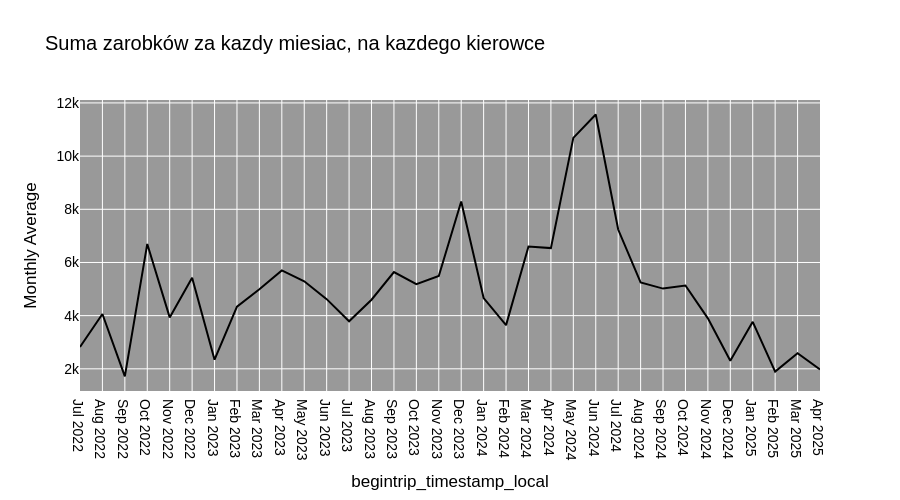

The notebook cell this image was saved under:
### Code cell
grouped = dataset.groupby(dataset.begintrip_timestamp_local.dt.to_period('M'))

month_avg_earnings = grouped['driver_upfront_fare_local'].sum() / grouped['driver_id'].nunique()
month_avg_earnings = month_avg_earnings.reset_index(name='Monthly Average')
month_avg_earnings = month_avg_earnings.sort_values(by='begintrip_timestamp_local', ascending=True)
month_avg_earnings['begintrip_timestamp_local'] = month_avg_earnings['begintrip_timestamp_local'].dt.strftime('%b %Y')

fig = px.line(
    data_frame=month_avg_earnings,
    x='begintrip_timestamp_local',
    y="Monthly Average",
    title="Suma zarobków za kazdy miesiac, na kazdego kierowce")

fig.update_traces(line_color='#000000')
fig.update_layout(height=500, font=dict(family='Arial', size=14, color='black'),plot_bgcolor="#999999")
fig.show()

### Figure 1 — Plotly figure (JSON) as saved in the notebook; plotly's stock layout.template omitted (floating-point values rounded to 4 significant figures)
{"data": [{"hovertemplate": "begintrip_timestamp_local=%{x}<br>Monthly Average=%{y}<extra></extra>", "legendgroup": "", "line": {"color": "#000000", "dash": "solid"}, "marker": {"symbol": "circle"}, "mode": "lines", "name": "", "orientation": "v", "showlegend": false, "type": "scatter", "x": ["Jul 2022", "Aug 2022", "Sep 2022", "Oct 2022", "Nov 2022", "Dec 2022", "Jan 2023", "Feb 2023", "Mar 2023", "Apr 2023", "May 2023", "Jun 2023", "Jul 2023", "Aug 2023", "Sep 2023", "Oct 2023", "Nov 2023", "Dec 2023", "Jan 2024", "Feb 2024", "Mar 2024", "Apr 2024", "May 2024", "Jun 2024", "Jul 2024", "Aug 2024", "Sep 2024", "Oct 2024", "Nov 2024", "Dec 2024", "Jan 2025", "Feb 2025", "Mar 2025", "Apr 2025"], "xaxis": "x", "y": [2823.0, 4061.0, 1713.0, 6697.0, 3935.0, 5426.0, 2345.0, 4337.0, 4994.0, 5703.0, 5293.0, 4620.0, 3788.0, 4600.0, 5641.0, 5186.0, 5491.0, 8294.0, 4661.0, 3644.0, 6602.0, 6541.0, 10690.0, 11560.0, 7238.0, 5251.0, 5018.0, 5134.0, 3899.0, 2302.0, 3768.0, 1896.0, 2589.0, 1976.0], "yaxis": "y"}], "layout": {"font": {"color": "black", "family": "Arial", "size": 14}, "height": 500, "legend": {"tracegroupgap": 0}, "plot_bgcolor": "#999999", "title": {"text": "Suma zarobków za kazdy miesiac, na kazdego kierowce"}, "xaxis": {"anchor": "y", "domain": [0, 1], "title": {"text": "begintrip_timestamp_local"}}, "yaxis": {"anchor": "x", "domain": [0, 1], "title": {"text": "Monthly Average"}}}}
